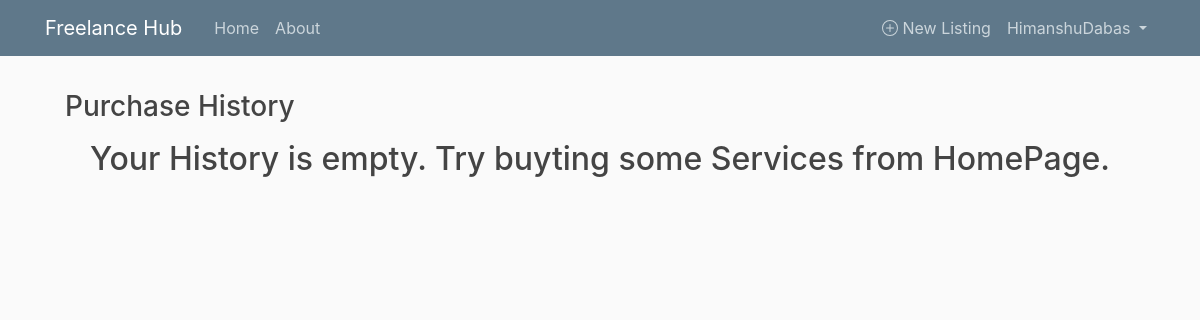
The app's page /history (signed in), older data.
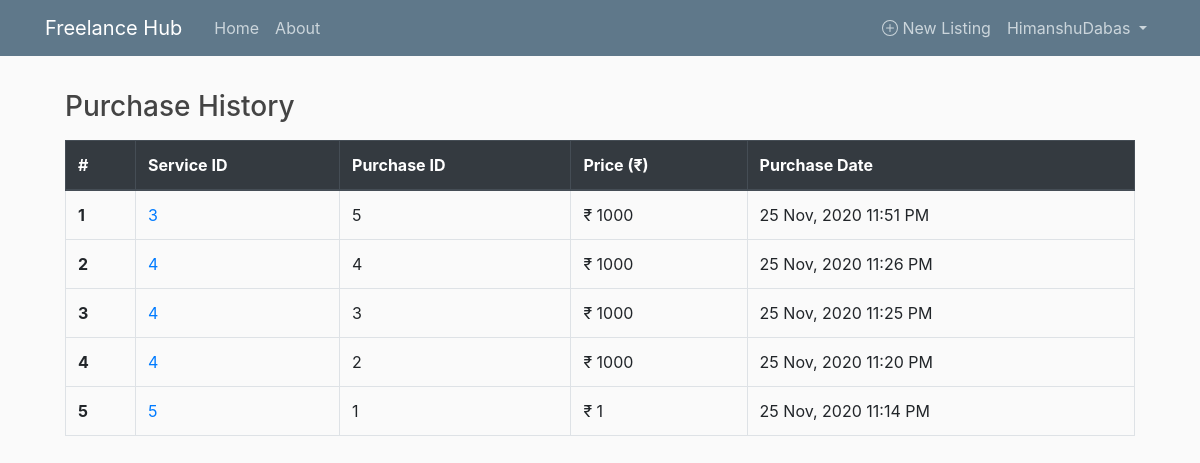
The same page, newer data.
### freelancehub/models.py (models this page shows, shortened)
class User(db.Model, UserMixin):
    id = db.Column(db.Integer, primary_key=True)
    username = db.Column(db.String(20), unique=True, nullable=False)
    email = db.Column(db.String(120), unique=True, nullable=False)
    image_file = db.Column(db.String(20), nullable=False, default='default.jpg')
    password = db.Column(db.String(60), nullable=False)
    posts = db.relationship('Post', backref='author', lazy=True)

class Service(db.Model):
    id = db.Column(db.Integer, primary_key=True)
    post_id = db.Column(db.Integer, db.ForeignKey('post.id'), nullable=False)
    buyer_id = db.Column(db.Integer, db.ForeignKey('user.id'), nullable=False)
    buy_date = db.Column(db.DateTime, nullable=False, default=datetime.utcnow)
    buy_price = db.Column(db.Integer, nullable=False)

### freelancehub/users/routes.py (the view)
@users.route("/history")
@login_required
def history():
    page = request.args.get('page', 1, type=int)
    user = User.query.filter_by(username=current_user.username).first_or_404
    services = Service.query.filter_by(buyer_id=current_user.id)\
        .order_by(Service.buy_date.desc())\
        .paginate(page=page, per_page=10)
    return render_template('user/history.html', services=services, user=user,
                            title='History')

### freelancehub/models.py (called while the page is built)
@login_manager.user_loader
def load_user(user_id):
    return User.query.get(int(user_id))

### freelancehub/templates/user/history.html
{% extends "layout.html" %}
{% block content %}
    <div class="content-section">
        <h3 class="text-left mb-3">Purchase History</h3>
        {% if services.total %}
          <table class="table table-bordered">
            <thead class="thead-dark">
              <tr>
                <th scope="col">#</th>
                <th scope="col">Service ID</th>
                <th scope="col">Purchase ID</th>
                <th scope="col">Price (₹)</th>
                <th scope="col">Purchase Date</th>
              </tr>
            </thead>
            <tbody>
              {% for service in services.items %}
                <tr>
                  <th scope="row">{{ loop.index }}</th>
                  <td><a href="{{ url_for('posts.post', post_id=service.post_id) }}">{{ service.post_id }}</a></td>
                  <td>{{ service.id }}</td>
                  <td>₹ {{ service.buy_price }}</td>
                  <td>{{ service.buy_date.strftime('%d %b, %Y %I:%M %p') }}</td>
                </tr>
              {% endfor %}
            </tbody>
          </table>
        {% else %}
            <h2 class="text-center">Your History is empty. Try buyting some Services from HomePage.</h2>
        {% endif %}
    </div>
{% endblock content %}

### freelancehub/templates/layout.html (shortened to what this page needs)
<!DOCTYPE html>
<html>
<head>
    <link rel="stylesheet" href="https://stackpath.bootstrapcdn.com/bootstrap/4.3.1/css/bootstrap.min.css">
    <link rel="stylesheet" type="text/css" href="{{ url_for('static', filename='main.css') }}">
</head>
<body>
    <header class="site-header">
      <nav class="navbar navbar-expand-md navbar-dark bg-steel fixed-top">
        <div class="container">
          <a class="navbar-brand mr-4" href="/">Freelance Hub</a>
          <div class="collapse navbar-collapse" id="navbarToggle">
            <div class="navbar-nav mr-auto">
              <a class="nav-item nav-link" href="{{ url_for('main.home') }}">Home</a>
              <a class="nav-item nav-link" href="{{ url_for('main.about') }}">About</a>
            </div>
            <div class="navbar-nav">
              {% if current_user.is_authenticated %}
                <div>
                  <a class="nav-item nav-link d-flex" style="align-items:center;justify-content:center;" href="{{ url_for('posts.new_post') }}">
                    <span class="">
                      &nbsp;New Listing
                    </span>
                  </a>
                </div>
                <div class="nav-item dropdown">
                  <a class="nav-link dropdown-toggle" href="#" id="navbarDropdown" role="button" data-toggle="dropdown" aria-haspopup="true" aria-expanded="false">
                    {{ current_user.username }}
                  </a>
                </div>
              {% else %}
                <a class="nav-item nav-link" href="{{ url_for('users.login') }}">Login</a>
                <a class="nav-item nav-link" href="{{ url_for('users.register') }}">Register</a>
              {% endif %}
            </div>
          </div>
        </div>
      </nav>
    </header>
    <main role="main" class="container">
      <div class="row">
        <div class="col-md">
          {% block content %}{% endblock %}
        </div>
      </div>
    </main>
</body>
</html>

### freelancehub/static/main.css (style rules this page uses)
body { background: #fafafa; color: #333333; margin-top: 5rem; }
h1, h2, h3, h4, h5, h6 { color: #444444; }
.bg-steel { background-color: #5f788a; }
.site-header .navbar-nav .nav-link { color: #cbd5db; }
.content-section { padding: 10px 20px; border-radius: 3px; margin-bottom: 20px; }

Row changes from the older to the newer data that the page shows:
added Service: post_id "3", id "5", buy_price "1000", buy_date "25 Nov, 2020 11:51 PM"
added Service: post_id "4", id "4", buy_price "1000", buy_date "25 Nov, 2020 11:26 PM"
added Service: post_id "4", id "3", buy_price "1000", buy_date "25 Nov, 2020 11:25 PM"
added Service: post_id "4", id "2", buy_price "1000", buy_date "25 Nov, 2020 11:20 PM"
added Service: post_id "5", id "1", buy_price "1", buy_date "25 Nov, 2020 11:14 PM"
Text that changed along with them:
text no longer shown: "Your History is empty. Try buyting some Services from HomePage."
text now shown: "# Service ID Purchase ID Price (₹) Purchase Date"
